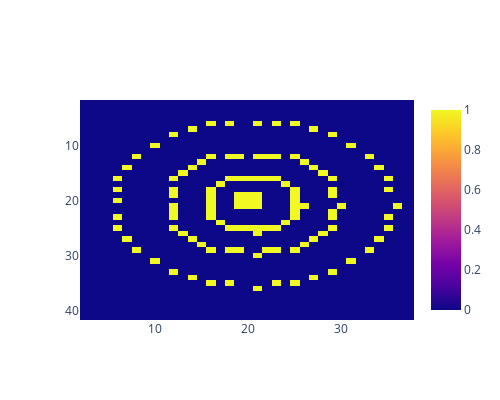

This figure's notebook cell:
### Code cell
import numpy as np
from typing import Tuple

def generate_circle_coordinates_array(center: Tuple[int, int], N: int, radius: float, max_coord: int, gap_cells: int = 0) -> np.ndarray:
    x, y = center
    angles = np.linspace(0, 2 * np.pi, N + 1)[:-1]  # Exclude the last angle (2 * pi) to avoid overlap

    # Initialize an empty numpy array
    coord_array = np.zeros((max_coord, max_coord))

    for angle in angles:
        new_x = int(x + radius * np.cos(angle))
        new_y = int(y + radius * np.sin(angle))

        # Check if the coordinates are within the specified range
        if 0 < new_x < max_coord and 0 < new_y < max_coord:
            # Check if the coordinates are in one of the cardinal direction gaps
            if gap_cells > 0:
                x_gap = abs(new_x - x) < gap_cells
                y_gap = abs(new_y - y) < gap_cells

                if (x_gap and (new_y == y)) or (y_gap and (new_x == x)):
                    continue

            coord_array[new_y, new_x] = 1  # Set the value at the coordinate to 1

    return coord_array

# Example usage:
# center = (50, 50)
N = 40
# radius = 10
# max_coord = 100
gap_cells = 3

# coord_array = generate_circle_coordinates_array(center, N, radius, max_coord, gap_cells)
# print(coord_array)

array = np.zeros((max_coord, max_coord))
for r in [5,9,15]:
    coord_array = generate_circle_coordinates_array(center, N, r, max_coord, gap_cells)
    array = np.logical_or(coord_array, array).astype(int)

array = np.logical_or(array, util.pad_and_crop(np.ones((3,3)), array, center[0]-1, center[1]-1)).astype(int)
# print(coord_array)

fig = util.show_map_array(array)
fig.show()

### Figure 1 — Plotly figure (JSON) as saved in the notebook; plotly's stock layout.template omitted (floating-point values rounded to 4 significant figures; data arrays with more than 128 entries replaced by an {"elided": "..."} marker saying what was removed)
{"data": [{"type": "heatmap", "z": {"elided": "48x48 int values"}}], "layout": {"height": 400, "width": 500, "xaxis": {"autorange": false, "range": [1.965, 37.78]}, "yaxis": {"autorange": false, "range": [41.61, 1.682]}}}
